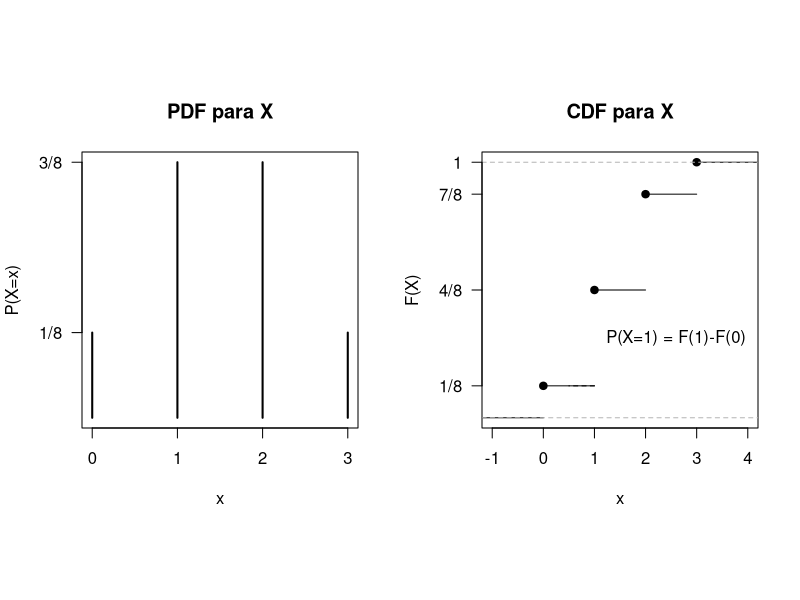
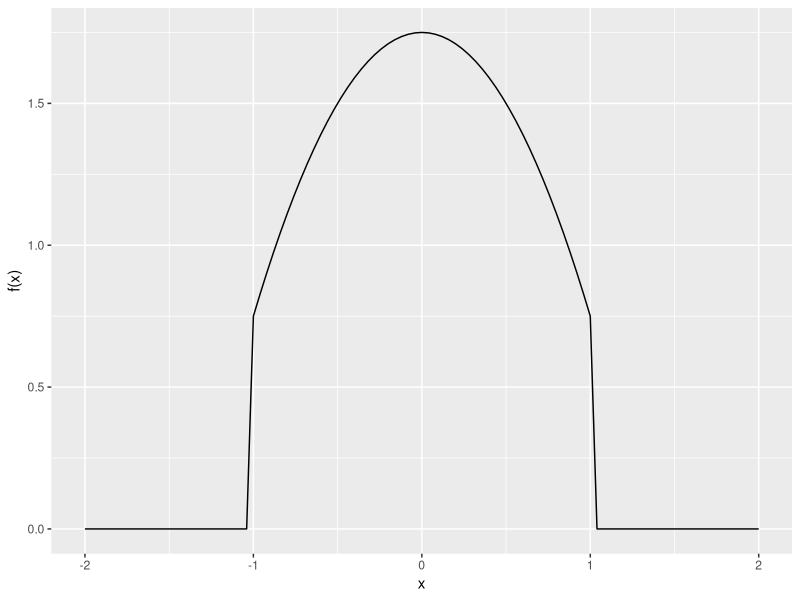
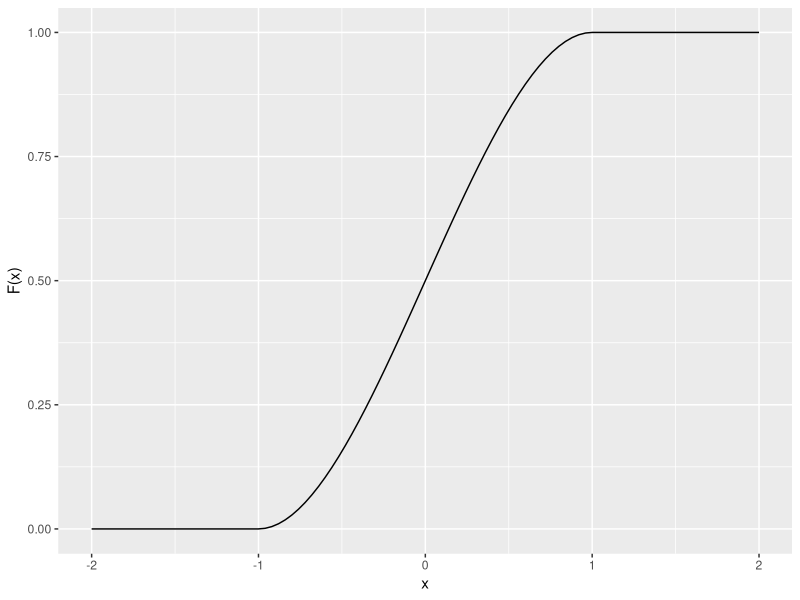

The R script that drew these images, in order:
## ---- chunk 1
opar <- par(no.readonly = TRUE)
library(MASS) 
par(mfrow=c(1,2), pty = "s")
S <- expand.grid(moneda1 = 0:1, moneda2 = 0:1, moneda3 = 0:1)
n.heads <- apply(S, 1, sum)
cbind(S, n.heads)
## ---- chunk 2
T1 <- table(n.heads)/length(n.heads)
fractions(T1)
## ---- chunk 3
plot(T1, xlab = "x", ylab = "P(X=x)", yaxt = "n", main = "PDF para X") +
axis(2, at =c(1/8, 3/8), labels = c("1/8", "3/8"), las = 1)
## ---- chunk 4
plot(ecdf(n.heads), main = "CDF para X", ylab = "F(X)", xlab = "x",
     yaxt = "n") + 
  axis(2, at = c(1/8, 4/8, 7/8, 1), labels = c("1/8", "4/8", "7/8", "1"),
       las = 1) +
  segments(1, 1/8, 4/8, lty = 2) +
  text(2.6, 2.5/8, "P(X=1) = F(1)-F(0)") 
## ---- chunk 5
f <- function(x) {
  y <- 3/4 + (1 - x^2)
  y[x < -1 | x > 1] <- 0
  return(y)
}
## ---- chunk 6
F <- function(x) {
  y <- -x^3/4 + 3 * x/4 + 1/2
  y[x <= -1] <- 0
  y[x > 1] <- 1
  return(y)
}
## ---- chunk 7
library(ggplot2)
p1 <- ggplot(data.frame(x = c(-2, 2)), aes(x = x)) 
p1 +  stat_function(fun = f) + labs(x = "x", y = "f(x)", tittle = "PDF para X") 

p2 <- ggplot(data.frame(x = c(-2, 2)), aes(x = x))
p2 + stat_function(fun = F) + labs(x = "x", y = "F(x)", tittle = "CDF para X")

